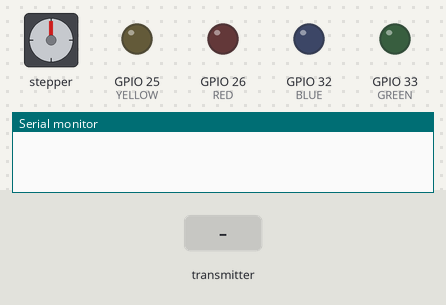
The sketch below on a simulated ESP32. Shown: stepper motor, output pins drawn as LEDs (lit = HIGH), the last lines printed to the serial monitor. The inputs (shaded band) are chosen by the test bench. Stepper angles assume 2048 steps per turn.

Above: at 1.2 s.
1.3 s: the transmitter starts sending accel_x = 25
At 3.16 s:
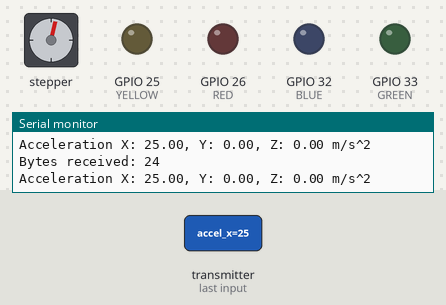
4.3 s: the transmitter starts sending accel_z = 25
At 4.66 s:
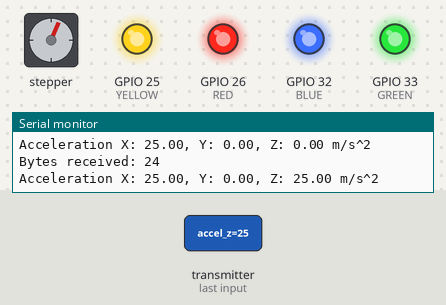
7.3 s: the transmitter starts sending accel_z = 0
At 7.66 s:
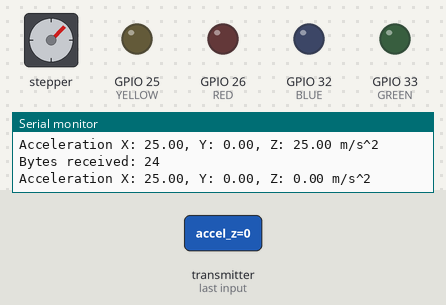
10.3 s: the transmitter starts sending accel_z = 50
At 10.66 s:
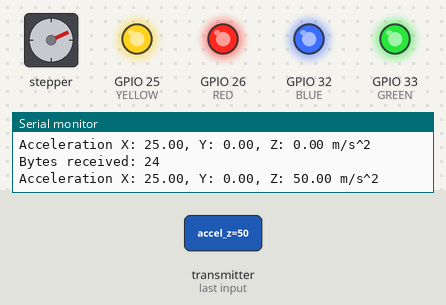
13.3 s: the transmitter starts sending accel_z = 0
At 13.66 s:
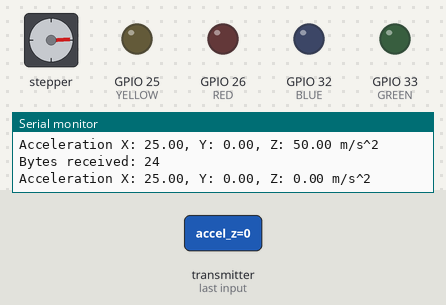
16.3 s: the transmitter starts sending accel_z = 100
At 16.66 s:
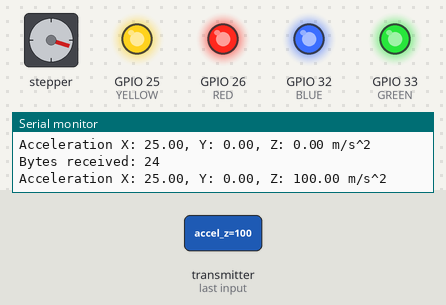
Timing chart, 0 to 22.9 s (numbered marks = the images above; inputs shaded):
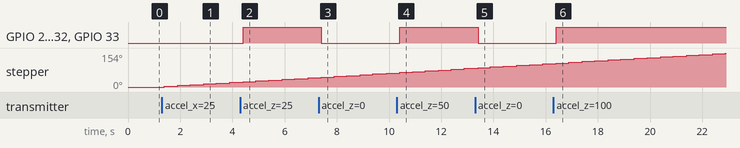

Measured:
- after the input at 4.3 s, GPIO 25 (YELLOW), GPIO 26 (RED), GPIO 32 (BLUE), GPIO 33 (GREEN): LOW → HIGH after 0.11 s
- after the input at 7.3 s, GPIO 25 (YELLOW), GPIO 26 (RED), GPIO 32 (BLUE), GPIO 33 (GREEN): HIGH → LOW after 0.11 s
- after the input at 10.3 s, GPIO 25 (YELLOW), GPIO 26 (RED), GPIO 32 (BLUE), GPIO 33 (GREEN): LOW → HIGH after 0.11 s
- after the input at 13.3 s, GPIO 25 (YELLOW), GPIO 26 (RED), GPIO 32 (BLUE), GPIO 33 (GREEN): HIGH → LOW after 0.11 s
- after the input at 16.3 s, GPIO 25 (YELLOW), GPIO 26 (RED), GPIO 32 (BLUE), GPIO 33 (GREEN): LOW → HIGH after 0.11 s

The sketch:

final_receiver.ino
```cpp
// Library imports for ESP-NOW communication
#include <esp_now.h>
#include <WiFi.h>


// Library import for stepper
#include <Stepper.h>

// Number of steps per 360 degree revolution
#define STEPSPERREVOLUTION 2048

// ULN2003 Motor Driver Pins
#define DRIVER_IN1 19
#define DRIVER_IN2 18
#define DRIVER_IN3 5
#define DRIVER_IN4 17

// Speed constant for rpm
#define SPEED 10

// Stepper object for 28BYJ-48 stepper motor
Stepper stepper(STEPSPERREVOLUTION, DRIVER_IN1, DRIVER_IN3, DRIVER_IN2, DRIVER_IN4);


// The pin connections for the LEDs
#define RED 26
#define YELLOW 25
#define GREEN 33
#define BLUE 32

// The PWM channel (0 to 15)
#define CHANNEL 0

// The PWM signal frequency for LED
#define FREQ 5000

// The signal's duty cycle resolution (1 to 16-bit)
//  8-bit for 0 to 255 LED brightness values
#define RESOLUTION 8
#define MIN 0
#define MAX 255


// Structure to receive gyro data (acceleration and rotation for x, y, and z)
typedef struct gyro_data {
  float accel_x;
  float accel_y;
  float accel_z;
  float rot_x;
  float rot_y;
  float rot_z;
} gyro_data;

// Create a gyro_data struct to receive and store the current values
gyro_data myData;


// Callback function to print MPU-6050 readings when data is sent
void OnDataRecv(const uint8_t *mac, const uint8_t *incomingData, int len) {
  // Copy the incoming data to the myData variable
  memcpy(&myData, incomingData, sizeof(myData));

  // Print the values received
  Serial.print("Bytes received: ");
  Serial.println(len);
  Serial.print("Acceleration X: ");
  Serial.print(myData.accel_x);
  Serial.print(", Y: ");
  Serial.print(myData.accel_y);
  Serial.print(", Z: ");
  Serial.print(myData.accel_z);
  Serial.println(" m/s^2");

  // Move the stepper motor in accordance with the
  //  x-acceleration values
  if (myData.accel_x < -4) {
    // Move the stepper one step clockwise
    Serial.println("Stepping");
    stepper.step(-20);
  } else if (myData.accel_x > 4) {
    // Move the stepper one step counterclockwise
    stepper.step(20);
  }
  int brightness = int(max(min((myData.accel_z) / 12, float(1.0)), float(0.0)) * MAX);
  ledcWrite(CHANNEL, brightness);

  // Add delay in between data reads in order to avoid task
  //  watchdog error
  //  (https://github.com/espressif/arduino-esp32/issues/3871)
  delay(1);
}


void setup() {
  // Set upload speed
  Serial.begin(115200);

  // Set device as a Wi-Fi station
  WiFi.mode(WIFI_STA);

  // Initialize ESP-NOW and check for errors
  if (esp_now_init() != ESP_OK) {
    Serial.println("Error initializing ESP-NOW");
    return;
  }

  // When ESP-NOW is fulled intialized, register our callback function on receive
  esp_now_register_recv_cb(OnDataRecv);

  // Configure LED PWM functionalities
  ledcSetup(CHANNEL, FREQ, RESOLUTION);

  // Attach the channel to the GPIO pins to be controlled
  ledcAttachPin(RED, CHANNEL);
  ledcAttachPin(YELLOW, CHANNEL);
  ledcAttachPin(GREEN, CHANNEL);
  ledcAttachPin(BLUE, CHANNEL);

  // Set the stepper speed at SPEED rpm
  stepper.setSpeed(SPEED);
}


void loop() {

}

// References and Copyrights
/*
  Rui Santos
  Complete project details at https://RandomNerdTutorials.com/esp-now-esp32-arduino-ide/

  Permission is hereby granted, free of charge, to any person obtaining a copy
  of this software and associated documentation files.

  The above copyright notice and this permission notice shall be included in all
  copies or substantial portions of the Software.
*/
```
